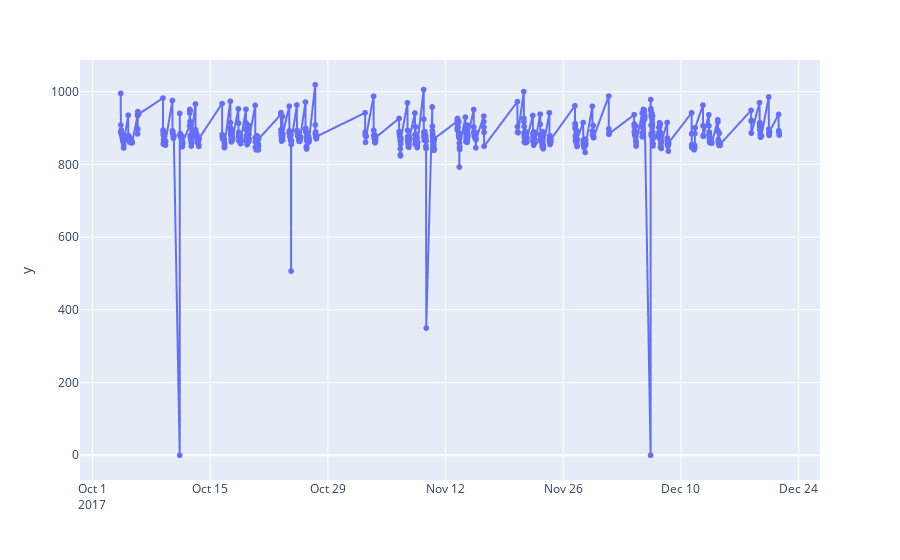

This figure's notebook cell:
### Code cell
px.scatter(vacuum_pump_1, x=vacuum_pump_1.index, y=vacuum_pump_1[('power', 'active')].values).update_traces(mode="lines+markers")

### Figure 1 — Plotly figure (JSON) as saved in the notebook; plotly's stock layout.template omitted (floating-point values rounded to 4 significant figures; data arrays with more than 128 entries replaced by an {"elided": "..."} marker saying what was removed)
{"data": [{"hovertemplate": "=%{x}<br>y=%{y}<extra></extra>", "legendgroup": "", "marker": {"color": "#636efa", "symbol": "circle"}, "mode": "lines+markers", "name": "", "showlegend": false, "type": "scattergl", "x": {"elided": "1296 str values"}, "xaxis": "x", "y": {"elided": "1296 float values"}, "yaxis": "y"}], "layout": {"legend": {"tracegroupgap": 0}, "margin": {"t": 60}, "xaxis": {"anchor": "y", "domain": [0, 1], "title": {"text": ""}}, "yaxis": {"anchor": "x", "domain": [0, 1], "title": {"text": "y"}}}}
